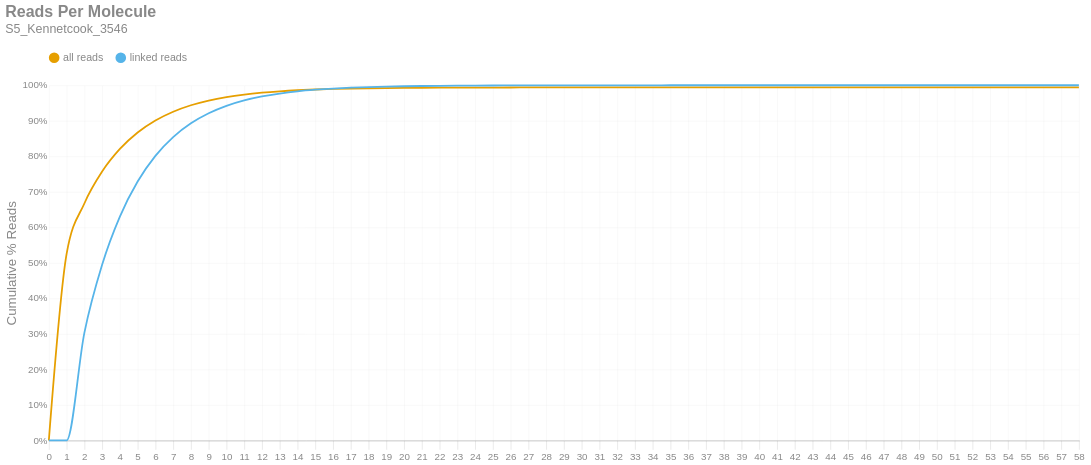

Write notebook code for a chart like this one.
### Markdown cell above
### Reads per Molecule
This chart shows the cumulative distribution of the number of reads per linked molecule. That is, how many alignments are associated with a unique molecule. This excludes the number of reads associated with invalid or absent linked-read barcodes. The `linked` histogram is the percentages recalculated when disregarding singletons.

### Code cell
if SKIPLR:
    print_html(f"Skipped")
else:
    counts = np.bincount(valids['reads'].cast(pl.Int64).to_numpy())
    weighted = counts * np.arange(len(counts))
    all_perc = weighted / n_reads
    linked_perc = weighted / n_linked_reads
    linked_perc[1] = 0
    binned_df = pl.DataFrame({
        'readsper': list(range(len(counts))),
        'all reads (cumsum)': np.cumsum(all_perc).tolist(),
        'linked reads (cumsum)': np.cumsum(linked_perc).tolist(),
    })

    with SafeRender(binned_df):
        (
            density_plot(binned_df, 'Reads Per Molecule', samplename, 'readspmol')
            .encode(
                x=alt.X('readsper:O', title=None).axis(labelAngle=0).scale(padding=0),
                y=alt.Y('value:Q', title='Cumulative % Reads').axis(format='%').stack(False),
                color=alt.Color("key:N").scale(domain=["all reads", "linked reads"]),
                tooltip=[
                    alt.Tooltip("key:N", title="Data Type"),
                    alt.Tooltip("readsper:O", title="Reads Per Molecule"),
                    alt.Tooltip("value:Q", format=".2%", title="% Reads (Cum.)")
                ]            
            )
        ).display()

### Figure 1 — Vega-Lite specification as saved in the notebook (floating-point values rounded to 4 significant figures)
{"width": "container", "height": 400, "config": {"title": {"anchor": "start", "dy": -15, "fontSize": 18, "color": "#888888", "subtitleColor": "#888888", "subtitleFontSize": 14}, "arc": {"fill": "#0072B2"}, "axis": {"domainColor": "#888888", "domainWidth": 0.5, "gridWidth": 0.2, "grid": false, "titleFontWeight": 400, "titleFontSize": 15, "labelFontSize": 11, "labelColor": "#888888", "tickColor": "#888888", "tickWidth": 0.2, "titleColor": "#888888"}, "axisBand": {"grid": false}, "axisX": {"grid": true, "tickSize": 10, "domainCap": "round"}, "axisY": {"domain": false, "grid": true, "tickSize": 0, "domainCap": "round"}, "background": "transparent", "header": {"labelFontSize": 15, "labelColor": "#888888", "titleFontSize": 15, "titleFontWeight": 600, "titleColor": "#888888"}, "legend": {"labelFont": "sans-serif", "labelFontSize": 12, "labelColor": "#888888", "symbolSize": 100, "symbolType": "circle", "titleFontSize": 12, "titlePadding": 10, "titleColor": "#888888", "title": null, "orient": "top"}, "range": {"category": ["#E69F00", "#56B4E9", "#009E73", "#F0E442", "#0072B2", "#D55E00", "#CC79A7", "#000000"], "diverging": ["#cfe8f3", "#a2d4ec", "#73bfe2", "#46abdb", "#1696d2", "#12719e"]}, "area": {"fill": "#0072B2", "fillOpacity": 0.7, "line": true, "strokeOpacity": 0.7}, "line": {"color": "#0072B2", "stroke": "#0072B2", "strokeWidth": 2}, "trail": {"color": "#0072B2", "stroke": "#0072B2", "strokeWidth": 0, "size": 1}, "point": {"filled": true, "fillOpacity": 1.0, "size": 95}, "text": {"color": "#888888", "fontSize": 11, "align": "right", "fontWeight": 400, "size": 11}, "bar": {"fill": "#0072B2", "stroke": null}, "view": {"stroke": null, "continuousWidth": 660, "continuousHeight": 400}}, "data": {"name": "data-55f264035e0830b7cc934d415a286a6f"}, "mark": {"type": "line", "interpolate": "monotone", "point": {"opacity": 0, "size": 275}}, "encoding": {"color": {"field": "key", "scale": {"domain": ["all reads", "linked reads"]}, "type": "nominal"}, "tooltip": [{"field": "key", "title": "Data Type", "type": "nominal"}, {"field": "readsper", "title": "Reads Per Molecule", "type": "ordinal"}, {"field": "value", "format": ".2%", "title": "% Reads (Cum.)", "type": "quantitative"}], "x": {"axis": {"labelAngle": 0}, "field": "readsper", "scale": {"padding": 0}, "title": null, "type": "ordinal"}, "y": {"axis": {"format": "%"}, "field": "value", "stack": false, "title": "Cumulative % Reads", "type": "quantitative"}}, "params": [{"name": "param_c36ac31b6afebe62", "select": {"type": "point", "fields": ["key"]}, "bind": "legend"}], "title": {"text": "Reads Per Molecule", "subtitle": "S5_Kennetcook_3546"}, "transform": [{"fold": ["all reads (cumsum)", "linked reads (cumsum)"]}, {"calculate": "replace(datum.key, ' (cumsum)', '')", "as": "key"}, {"filter": {"param": "param_c36ac31b6afebe62"}}], "usermeta": {"embedOptions": {"downloadFileName": "S5_Kennetcook_3546.readspmol"}}, "$schema": "https://vega.github.io/schema/vega-lite/v6.1.0.json", "datasets": {"data-55f264035e0830b7cc934d415a286a6f": [{"readsper": 0, "all reads (cumsum)": 0.0, "linked reads (cumsum)": 0.0}, {"readsper": 1, "all reads (cumsum)": 0.5251, "linked reads (cumsum)": 0.0}, {"readsper": 2, "all reads (cumsum)": 0.6671, "linked reads (cumsum)": 0.3029}, {"readsper": 3, "all reads (cumsum)": 0.757, "linked reads (cumsum)": 0.4946}, {"readsper": 4, "all reads (cumsum)": 0.8206, "linked reads (cumsum)": 0.6303}, {"readsper": 5, "all reads (cumsum)": 0.8668, "linked reads (cumsum)": 0.7289}, {"readsper": 6, "all reads (cumsum)": 0.9007, "linked reads (cumsum)": 0.8012}, {"readsper": 7, "all reads (cumsum)": 0.9255, "linked reads (cumsum)": 0.8539}, {"readsper": 8, "all reads (cumsum)": 0.9436, "linked reads (cumsum)": 0.8927}, {"readsper": 9, "all reads (cumsum)": 0.957, "linked reads (cumsum)": 0.9211}, {"readsper": 10, "all reads (cumsum)": 0.9668, "linked reads (cumsum)": 0.942}, {"readsper": 11, "all reads (cumsum)": 0.9739, "linked reads (cumsum)": 0.9573}, {"readsper": 12, "all reads (cumsum)": 0.9791, "linked reads (cumsum)": 0.9684}, {"readsper": 13, "all reads (cumsum)": 0.983, "linked reads (cumsum)": 0.9767}, {"readsper": 14, "all reads (cumsum)": 0.9859, "linked reads (cumsum)": 0.9829}, {"readsper": 15, "all reads (cumsum)": 0.988, "linked reads (cumsum)": 0.9874}, {"readsper": 16, "all reads (cumsum)": 0.9896, "linked reads (cumsum)": 0.9907}, {"readsper": 17, "all reads (cumsum)": 0.9907, "linked reads (cumsum)": 0.9931}, {"readsper": 18, "all reads (cumsum)": 0.9916, "linked reads (cumsum)": 0.9949}, {"readsper": 19, "all reads (cumsum)": 0.9922, "linked reads (cumsum)": 0.9963}, {"readsper": 20, "all reads (cumsum)": 0.9926, "linked reads (cumsum)": 0.9972}, {"readsper": 21, "all reads (cumsum)": 0.993, "linked reads (cumsum)": 0.9979}, {"readsper": 22, "all reads (cumsum)": 0.9932, "linked reads (cumsum)": 0.9984}, {"readsper": 23, "all reads (cumsum)": 0.9934, "linked reads (cumsum)": 0.9988}, {"readsper": 24, "all reads (cumsum)": 0.9935, "linked reads (cumsum)": 0.9991}, {"readsper": 25, "all reads (cumsum)": 0.9936, "linked reads (cumsum)": 0.9993}, {"readsper": 26, "all reads (cumsum)": 0.9937, "linked reads (cumsum)": 0.9994}, {"readsper": 27, "all reads (cumsum)": 0.9937, "linked reads (cumsum)": 0.9996}, {"readsper": 28, "all reads (cumsum)": 0.9938, "linked reads (cumsum)": 0.9997}, {"readsper": 29, "all reads (cumsum)": 0.9938, "linked reads (cumsum)": 0.9998}, {"readsper": 30, "all reads (cumsum)": 0.9939, "linked reads (cumsum)": 0.9998}, {"readsper": 31, "all reads (cumsum)": 0.9939, "linked reads (cumsum)": 0.9999}, {"readsper": 32, "all reads (cumsum)": 0.9939, "linked reads (cumsum)": 0.9999}, {"readsper": 33, "all reads (cumsum)": 0.9939, "linked reads (cumsum)": 0.9999}, {"readsper": 34, "all reads (cumsum)": 0.9939, "linked reads (cumsum)": 0.9999}, {"readsper": 35, "all reads (cumsum)": 0.9939, "linked reads (cumsum)": 1.0}, {"readsper": 36, "all reads (cumsum)": 0.9939, "linked reads (cumsum)": 1.0}, {"readsper": 37, "all reads (cumsum)": 0.9939, "linked reads (cumsum)": 1.0}, {"readsper": 38, "all reads (cumsum)": 0.9939, "linked reads (cumsum)": 1.0}, {"readsper": 39, "all reads (cumsum)": 0.9939, "linked reads (cumsum)": 1.0}, {"readsper": 40, "all reads (cumsum)": 0.9939, "linked reads (cumsum)": 1.0}, {"readsper": 41, "all reads (cumsum)": 0.9939, "linked reads (cumsum)": 1.0}, {"readsper": 42, "all reads (cumsum)": 0.9939, "linked reads (cumsum)": 1.0}, {"readsper": 43, "all reads (cumsum)": 0.9939, "linked reads (cumsum)": 1.0}, {"readsper": 44, "all reads (cumsum)": 0.9939, "linked reads (cumsum)": 1.0}, {"readsper": 45, "all reads (cumsum)": 0.9939, "linked reads (cumsum)": 1.0}, {"readsper": 46, "all reads (cumsum)": 0.9939, "linked reads (cumsum)": 1.0}, {"readsper": 47, "all reads (cumsum)": 0.9939, "linked reads (cumsum)": 1.0}, {"readsper": 48, "all reads (cumsum)": 0.9939, "linked reads (cumsum)": 1.0}, {"readsper": 49, "all reads (cumsum)": 0.9939, "linked reads (cumsum)": 1.0}, {"readsper": 50, "all reads (cumsum)": 0.9939, "linked reads (cumsum)": 1.0}, {"readsper": 51, "all reads (cumsum)": 0.9939, "linked reads (cumsum)": 1.0}, {"readsper": 52, "all reads (cumsum)": 0.9939, "linked reads (cumsum)": 1.0}, {"readsper": 53, "all reads (cumsum)": 0.9939, "linked reads (cumsum)": 1.0}, {"readsper": 54, "all reads (cumsum)": 0.9939, "linked reads (cumsum)": 1.0}, {"readsper": 55, "all reads (cumsum)": 0.9939, "linked reads (cumsum)": 1.0}, {"readsper": 56, "all reads (cumsum)": 0.9939, "linked reads (cumsum)": 1.0}, {"readsper": 57, "all reads (cumsum)": 0.9939, "linked reads (cumsum)": 1.0}, {"readsper": 58, "all reads (cumsum)": 0.994, "linked reads (cumsum)": 1.0}]}}
